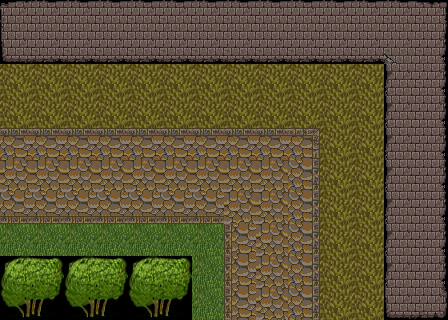

Tiled map render using the project's own tile images. Description and the whole map definition, tile-layer contents included, below:
An orthogonal 14x10 tile map with 32x32 px tiles, 1 tile layer (Tile Layer 1), 3 tilesets.

<map version="1.0" orientation="orthogonal" renderorder="right-down" width="14" height="10" tilewidth="32" tileheight="32" nextobjectid="1">
 <tileset firstgid="1" name="ArtistInfo" tilewidth="32" tileheight="32" tilecount="961" columns="31">
  <image source="adventure-pics/ArtistInfo.png" width="1000" height="1000" />
 </tileset>
 <tileset firstgid="962" name="Castle2" tilewidth="32" tileheight="32" tilecount="256" columns="16">
  <image source="adventure-pics/Castle2.png" width="512" height="512" />
 </tileset>
 <tileset firstgid="1218" name="jungle-tree" tilewidth="32" tileheight="32" tilecount="4" columns="2">
  <image source="adventure-pics/jungle-tree.png" width="64" height="64" />
 </tileset>
 <layer name="Tile Layer 1" width="14" height="10">
  <data encoding="csv">
975,976,976,976,976,976,976,976,976,976,976,976,976,977,
1007,1008,1008,1008,1008,1008,1008,1008,1008,1008,1008,1008,1022,993,
1158,1158,1158,1158,1158,1158,1158,1158,1158,1158,1158,1158,991,993,
1158,1158,1158,1158,1158,1158,1158,1158,1158,1158,1158,1158,991,993,
1129,1129,1129,1129,1129,1129,1129,1129,1129,1130,1158,1158,991,993,
439,439,439,439,439,439,439,439,439,1146,1158,1158,991,993,
1161,1161,1161,1161,1161,1161,1161,439,439,1146,1158,1158,991,993,
1138,1138,1138,1138,1138,1138,1138,1144,439,1146,1158,1158,991,993,
1218,1219,1218,1219,1218,1219,1138,1144,439,1146,1158,1158,991,993,
1220,1221,1220,1221,1220,1221,1138,1144,439,1146,1158,1158,1007,1009
</data>
 </layer>
</map>
